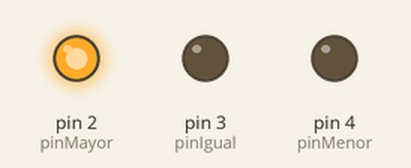
The sketch below on a simulated Arduino Uno, built with avr-gcc and run on an emulated ATmega328P. Parts: output pins drawn as LEDs (lit = HIGH).

Above: at 0.1 s.
Timing chart, 0 to 1.6 s (numbered marks = the images above):
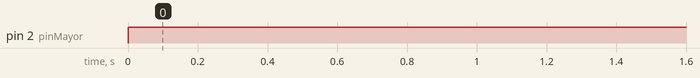

The sketch:

coparador.ino
```cpp
// Arduino sumador simple


bool a[] = {1,1,1,0};
bool b[] = {1,1,0,0};

int pinIgual=3;
int pinMayor=2;
int pinMenor=4;

void setup() {
  pinMode(pinIgual, OUTPUT);
  pinMode(pinMayor, OUTPUT);
  pinMode(pinMenor, OUTPUT);
}


bool funcionIgual(bool x[], bool y[]) {
  for(int i=0; i<4; i++){
    if(x[i]!=y[i]) return false;
  }
  return true;
}

bool funcionMayor(bool x[], bool y[]) {
  return ( (x[3]&&!y[3]) || (getX(3, x, y) && x[2] && !y[2] ) || (getX(3, x, y) && getX(2, x, y) && x[1] && !y[1]) ||
  (getX(3, x, y) && getX(2, x, y) && getX(1, x, y)&& x[0] && !y[0] )  );
}

bool funcionMenor(bool x[], bool y[]) {
  return ( (!x[3]&&y[3]) || (getX(3, x, y) && !x[2] && y[2] ) || (getX(3, x, y) && getX(2, x, y) && !x[1] && y[1]) ||
  (getX(3, x, y) && getX(2, x, y) && getX(1, x, y)&& !x[0] && y[0] )  );
}

bool getX(int indice, bool x[], bool y[]){
  return (x[indice]&&y[indice] || !x[indice]&&!y[indice]);
}

void loop() {

  digitalWrite(pinIgual, funcionIgual(a,b));
  digitalWrite(pinMayor, funcionMayor(a,b));
  digitalWrite(pinMenor, funcionMenor(a,b));

/*
  digitalWrite(pinA2, funcionA(c[0],c[1],c[2],c[3]));
  digitalWrite(pinB2, funcionB(c[0],c[1],c[2],c[3]));
  digitalWrite(pinC2, funcionC(c[0],c[1],c[2],c[3]));
  digitalWrite(pinD2, funcionD(c[0],c[1],c[2],c[3]));
  digitalWrite(pinE2, funcionE(c[0],c[1],c[2],c[3]));
  digitalWrite(pinF2, funcionF(c[0],c[1],c[2],c[3]));
  digitalWrite(pinG2, funcionG(c[0],c[1],c[2],c[3]));
*/
}
```

Measured:
- by itself, pin 2 (pinMayor): LOW → HIGH at 0.00 s
